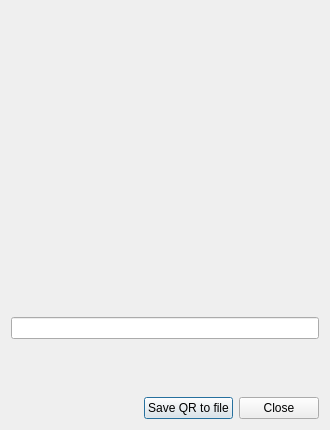
<?xml version="1.0" encoding="UTF-8"?>
<ui version="4.0">
 <class>QRCodeDialog</class>
 <widget class="QDialog" name="QRCodeDialog">
  <property name="geometry">
   <rect>
    <x>0</x>
    <y>0</y>
    <width>330</width>
    <height>430</height>
   </rect>
  </property>
  <property name="sizePolicy">
   <sizepolicy hsizetype="Fixed" vsizetype="Fixed">
    <horstretch>0</horstretch>
    <verstretch>0</verstretch>
   </sizepolicy>
  </property>
  <property name="minimumSize">
   <size>
    <width>330</width>
    <height>430</height>
   </size>
  </property>
  <property name="maximumSize">
   <size>
    <width>330</width>
    <height>430</height>
   </size>
  </property>
  <property name="windowTitle">
   <string>QR Code</string>
  </property>
  <property name="styleSheet">
   <string notr="true"/>
  </property>
  <layout class="QVBoxLayout" name="verticalLayout" stretch="1,0,0,0">
   <item>
    <widget class="WalletGui::QRLabel" name="m_qrCodeLabel">
     <property name="sizePolicy">
      <sizepolicy hsizetype="Preferred" vsizetype="Preferred">
       <horstretch>0</horstretch>
       <verstretch>0</verstretch>
      </sizepolicy>
     </property>
     <property name="minimumSize">
      <size>
       <width>300</width>
       <height>300</height>
      </size>
     </property>
     <property name="maximumSize">
      <size>
       <width>300</width>
       <height>300</height>
      </size>
     </property>
     <property name="text">
      <string/>
     </property>
   </widget>
   </item>
   <item>
    <widget class="QLineEdit" name="m_qrText">
     <property name="readOnly">
      <bool>true</bool>
     </property>
     <property name="alignment">
      <set>Qt::AlignmentFlag::AlignCenter</set>
     </property>
    </widget>
   </item>
   <item>
    <spacer name="verticalSpacer">
     <property name="orientation">
      <enum>Qt::Orientation::Vertical</enum>
     </property>
     <property name="sizeHint" stdset="0">
      <size>
       <width>20</width>
       <height>20</height>
      </size>
     </property>
    </spacer>
   </item>
   <item>
    <layout class="QHBoxLayout" name="horizontalLayout">
     <item>
      <spacer name="horizontalSpacer">
       <property name="orientation">
        <enum>Qt::Orientation::Horizontal</enum>
       </property>
       <property name="sizeHint" stdset="0">
        <size>
         <width>40</width>
         <height>20</height>
        </size>
       </property>
      </spacer>
     </item>
     <item>
      <widget class="QPushButton" name="m_saveToFileButton">
       <property name="text">
        <string>Save QR to file</string>
       </property>
      </widget>
     </item>
     <item>
      <widget class="QPushButton" name="m_okButton">
       <property name="text">
        <string>Close</string>
       </property>
      </widget>
     </item>
    </layout>
   </item>
  </layout>
 </widget>
 <customwidgets>
  <customwidget>
   <class>WalletGui::QRLabel</class>
   <extends>QLabel</extends>
   <header>gui/QRLabel.h</header>
  </customwidget>
 </customwidgets>
 <resources/>
 <connections>
  <connection>
   <sender>m_okButton</sender>
   <signal>clicked()</signal>
   <receiver>QRCodeDialog</receiver>
   <slot>accept()</slot>
   <hints>
    <hint type="sourcelabel">
     <x>373</x>
     <y>87</y>
    </hint>
    <hint type="destinationlabel">
     <x>240</x>
     <y>57</y>
    </hint>
   </hints>
  </connection>
  <connection>
   <sender>m_saveToFileButton</sender>
   <signal>clicked()</signal>
   <receiver>QRCodeDialog</receiver>
   <slot>saveQRcodeToFile()</slot>
   <hints>
    <hint type="sourcelabel">
     <x>193</x>
     <y>338</y>
    </hint>
    <hint type="destinationlabel">
     <x>160</x>
     <y>179</y>
    </hint>
   </hints>
  </connection>
 </connections>
 <slots>
  <slot>saveQRcodeToFile()</slot>
 </slots>
</ui>
